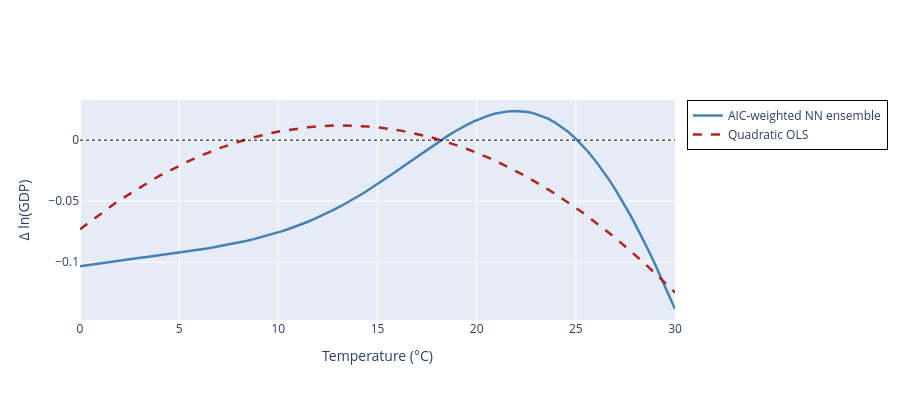

Notebook cell for this chart:
### Code cell
temp_vals   = np.linspace(0, 30, 90)
precip_vals = np.linspace(12.03731002, 3000, 90)

prec_idx = int(np.argmin(np.abs(precip_vals - mean_prec)))
temp_idx = int(np.argmin(np.abs(temp_vals   - mean_temp)))

# IC-weighted mean curve at mean precipitation, centered at mean temperature
nn_curve    = weighted_mean[prec_idx, :].copy()
nn_curve   -= nn_curve[temp_idx]

# Burke curve at mean precipitation, centered at mean temperature
burke_curve  = bench_Z[prec_idx, :].copy()
burke_curve -= burke_curve[temp_idx]

fig2d = go.Figure()

fig2d.add_trace(go.Scatter(
    x=temp_vals, y=nn_curve,
    mode='lines',
    line=dict(width=2.5, color='steelblue'),
    name=f'{criterion}-weighted NN ensemble'
))

fig2d.add_trace(go.Scatter(
    x=temp_vals, y=burke_curve,
    mode='lines',
    line=dict(width=2.5, color='firebrick', dash='dash'),
    name='Quadratic OLS'
))

fig2d.add_hline(y=0, line=dict(color='black', width=1, dash='dot'))

fig2d.update_layout(
    xaxis_title='Temperature (°C)',
    yaxis_title='Δ ln(GDP)',
    legend=dict(bgcolor='rgba(255,255,255,0.8)', bordercolor='black', borderwidth=1),
    font=dict(size=12),
    height=400
)
fig2d.show()
